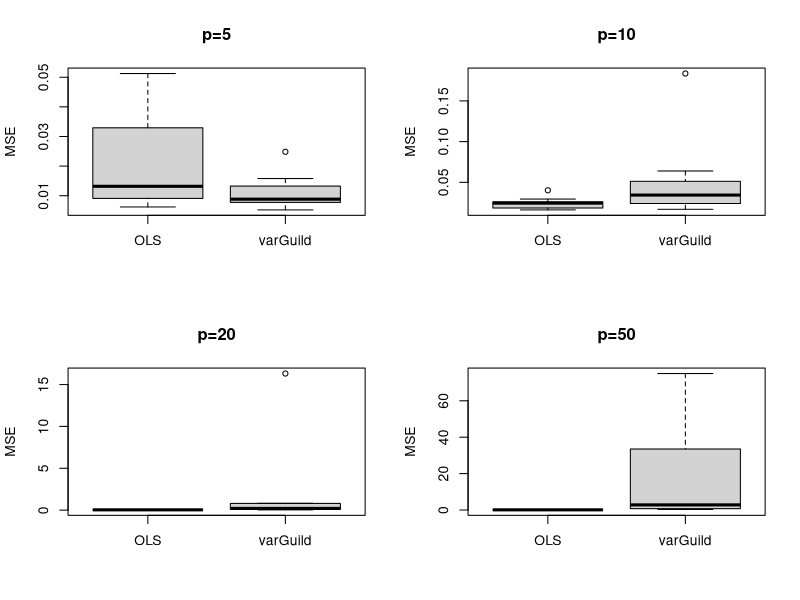

This figure's R source:
library("lmtest")
library("sandwich") 
library("tidyverse") 
library(MASS)
library(xtable)
library(scales)


n=500
nsim=10


dat_sim=function(n,beta_real,sig,gamma_real){
  X=matrix(rnorm(n=n*p, mean =0, sd = 1),nrow=n) # small sd of X
  e=rnorm(n,sd = sig)                            # e with mean=0 and sd=1
  Y= X %*% beta_real+ X %*% gamma_real *e  
  return(list(X=X, Y=Y))
}


#######################################
var_est=function(beta_real,beta_initial = NULL,X,Y){
  
w_est <- function(gamma){
  W <- NULL
  for (i in 1:n){
    #new <- 1/((t(X[i,]^2)%*% gamma)) 
    new <- 1/((t(X[i,]^2)%*% gamma))
    W <- c(W,new)
  }
  W <- diag(W)
  return(W)
}

beta_est=function(gamma){
  W <- w_est(gamma)
  beta <- solve(t(X) %*% W%*%X) %*%t(X)%*% W %*%Y
  return(beta)
}

gamma_est=function(beta){
  X2 <- X^2
  gamma <- (solve(t(X2)%*% X2) %*% t(X2) %*% (Y-X%*% beta )^2) 
  return(gamma)
}
if (is.null(beta_initial)) {
  beta_initial <- coef(lm(Y~.-1,data=data.frame(X=X,Y=Y)) )
}
beta=beta_initial
diff1 <- diff2 <- 10
gamma=gamma_est(beta)

tol <- M <-  exp(-100)
allbeta <- allgamma <- c()
while ( diff1 > tol & M < 100) { #diff2 >tol & 
  old_beta <- beta 
  old_gamma <- gamma 
  beta <- beta_est(gamma)
  gamma=gamma_est(beta) 
  diff1=sum((beta-old_beta)^2)
  M <- M + 1
}

return(beta)

}

####
sim_varguild=function(beta_real,gamma_real,sig=sig,nsim){
  MSE1=MSE2=NULL
for (i in 1:nsim) {
  sim=dat_sim(n,beta_real,sig = sig,gamma_real) 
  m1=lm(Y~.-1,data=data.frame(X=sim[[1]],Y=sim[[2]])) 
  MSE1[i]=mean((coef(m1)-beta_real)^2)
  
  beta2=var_est(beta_real,X=sim[[1]],Y=sim[[2]])
  MSE2[i]=mean((beta2-beta_real)^2)
}
  return(list(MSE1=MSE1,MSE2=MSE2))
}


#########
p=5;p2=5
res5=sim_varguild(beta_real=rep(1,p),gamma_real=rep(1,p),sig=1,nsim)
colMeans(as.data.frame(res5))
p=10;p2=10
res10=sim_varguild(beta_real=rep(1,p),gamma_real=rep(1,p),sig=1,nsim)
p=20;p2=20
res20=sim_varguild(beta_real=rep(1,p),gamma_real=rep(1,p),sig=1,nsim)
p=50;p2=50
res50=sim_varguild(beta_real=rep(1,p),gamma_real=rep(1,p),sig=1,nsim)
colMeans(as.data.frame(res50))
par(mfrow = c(2, 2))
boxplot(res5[[1]],res5[[2]],names=c("OLS","varGuild"),ylab='MSE',main="p=5")
boxplot(res10[[1]],res10[[2]],names=c("OLS","varGuild"),ylab='MSE',main="p=10")
boxplot(res20[[1]],res20[[2]],names=c("OLS","varGuild"),ylab='MSE',main="p=20")
boxplot(res50[[1]],res50[[2]],names=c("OLS","varGuild"),ylab='MSE',main="p=50")


## Task
## (1) add the follwing no gamma scenario with OLS MSE and make a table
## Y= X %*% beta_real+ e  
## Adjust beta_real and gamma_real and what we want: OLS MSE for above 0.05 vs OLS MSE for gamma simulation 0.2
## (2) find the plot of grouped boxplot from Flashdata
## plan
## (1) lm() use fancy approaches for solve(t(X) %*% X) -- se Class 3 note in GLM --- Therefore, try to use lm() as possible as we can
## eg. is beta_est the same as  lm(Y~., weight = W)
## (2) calculate log-likehood goodness of fit test compared with OLS, if varGuid is not better we just give OLS solution
## (3) calculate SE or Var(beta_hat) like sandwich est but might not need for SE for varGuid, Class 6 note in GLM --- in the future, we have to check the coverage of CI, is 95%?
